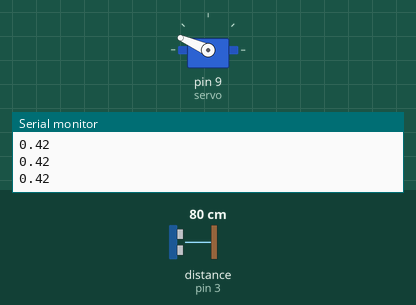
The sketch below on a simulated Arduino Uno, built with avr-gcc and run on an emulated ATmega328P. Shown: servo, the last lines printed to the serial monitor. Wiring (inferred from the names in the program): ultrasonic range finder: trigger pin 2; echo pin 3. The inputs (shaded band) are chosen by the test bench; at power-on: distance to the obstacle (sensor on pin 3) 80 cm. The echo pulse lasts 58.3 µs per cm.

Above: at 5.2 s.
5.3 s: distance to the obstacle (sensor on pin 3) set to 46 cm
6.8 s: distance to the obstacle (sensor on pin 3) set to 38 cm
At 7.0 s:
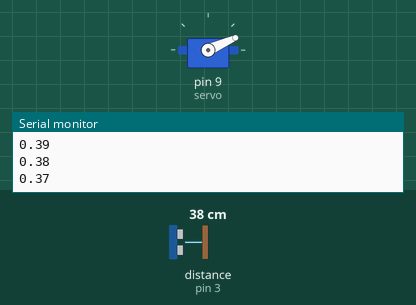
8.7 s: distance to the obstacle (sensor on pin 3) set to 35 cm
At 9.01 s:
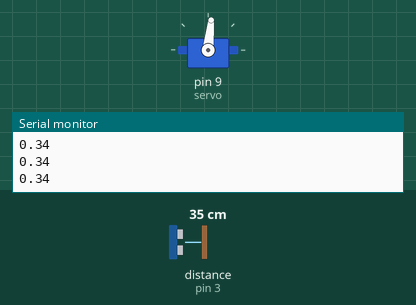
10.6 s: distance to the obstacle (sensor on pin 3) set to 2 cm
At 11.6 s:
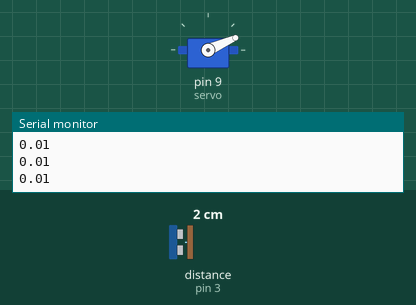
12.1 s: distance to the obstacle (sensor on pin 3) set to 18 cm
At 12.49 s:
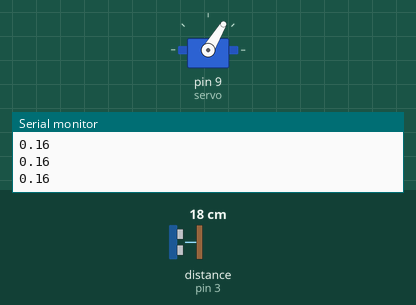
14.0 s: distance to the obstacle (sensor on pin 3) set to 60 cm
At 15.1 s:
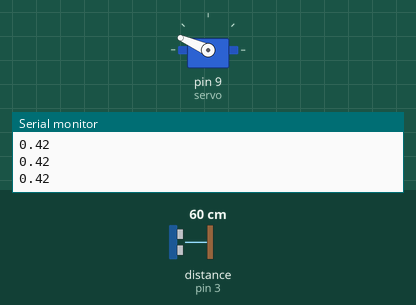
Timing chart, 0 to 16.5 s (numbered marks = the images above; inputs shaded):
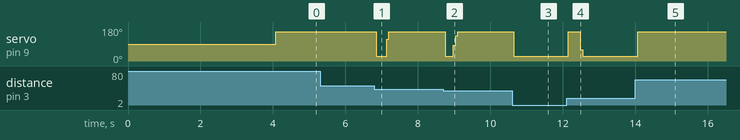

The sketch:

sketch_dec31a.ino
```cpp
#include <Servo.h>

#define Umax 66
#define Umin -66
#define Umax_rad 1.151
#define Umin_rad -1.151
#define T 0.09

const int echoPin1 = 3;
const int trigPin1 = 2;

Servo servo;

// ================= Variables =================
double setpoint = 0.30;        // 20 cm ثابتة (بالمتر)
double setpoint_prec = 0.30;

double y, y_prec;
double error;
double P, I, D, U;
double I_prec = 0, D_prec = 0;

boolean Saturation = false;

// ================= PID Gains =================
double Kp = 25;
double Ki = 17;
double Kd = 140;

// ================= Functions =================
float measure_1(void);
void move_servo(int);


//==========================================
unsigned long t_prev = 0;
const unsigned long Ts = 10; // 10 ms = 0.01 s


//==========================================
// ================= Setup =================
void setup() {

  Serial.begin(9600);

  pinMode(trigPin1, OUTPUT);
  pinMode(echoPin1, INPUT);

  servo.attach(9);

  delay(1000);
  move_servo(90);
  delay(2000);

  y_prec = measure_1();
  delay(1000);
}

// ================= Loop =================
void loop() {

  // Measurement
  y = measure_1();
  y = 0.53 * y + 0.47 * y_prec;
// Quantization كل 0.01
 y = round(y * 100.0) / 100.0;

  // Print
 Serial.println(round(y * 100.0) / 100.0);
  // === PID (لو حابب) ===
  error = y - setpoint;
  // Error
  error = round(100 * (y - setpoint)) * 0.01;

  // PID
  P = Kp * error;

  if (!Saturation)
    I = I_prec + T * Ki * error;

  D = (Kd / T) * (y - y_prec);
  D = 0.56 * D + 0.44 * D_prec;

  U = P + I + round(100 * D) * 0.01;   // radians

  // Saturation
  if (U < Umin_rad) {
    U = Umin_rad;
    Saturation = true;
  }
  else if (U > Umax_rad) {
    U = Umax_rad;
    Saturation = true;
  }
  else {
    Saturation = false;
  }

  // Convert to servo angle
  U = round(U * 180 / M_PI);
  U = map(U, Umin, Umax, 24, 156);

  // Move servo only if needed
  if (U < 83 || U > 95 || abs(error) > 0.02)
    move_servo(round(U));

  delay(24);

  // Update previous values
  I_prec = I;
  y_prec = y;
  D_prec = D;
}

// ================= Ultrasonic Sensor =================
float measure_1(void) {

  long elapsed_time = 0;
  float distance = 0;

  digitalWrite(trigPin1, LOW);
  delayMicroseconds(10);

  digitalWrite(trigPin1, HIGH);
  delayMicroseconds(10);

  digitalWrite(trigPin1, LOW);

  elapsed_time = pulseIn(echoPin1, HIGH);
  distance = (float)elapsed_time / 58.2;

  delay(30);

  if (distance > 42) distance = 43;
  else if (distance < 0) distance = 0;

  return 0.01 * (distance - 1.5 + 0.5);   // meters
}

// ================= Servo =================
void move_servo(int u) {
  u = constrain(u, 0, 180);
  servo.write(u);
}
```

Measured:
- the behaviour switches between 43 and 42 cm on distance to the obstacle (sensor on pin 3) (found by bisection; images 0 and 1)
- after the input at 6.8 s, servo on pin 9 (servo): 156° → 24° after 0.05 s, → 156° 0.29 s later
- after the input at 8.7 s, servo on pin 9 (servo): 156° → 24° after 0.05 s, → 156° 0.23 s later
- after the input at 10.6 s, servo on pin 9 (servo): 156° → 24° at once
- after the input at 12.1 s, servo on pin 9 (servo): 24° → 156° after 0.05 s, → 24° 0.34 s later
- after the input at 14.0 s, servo on pin 9 (servo): 24° → 156° after 0.07 s
